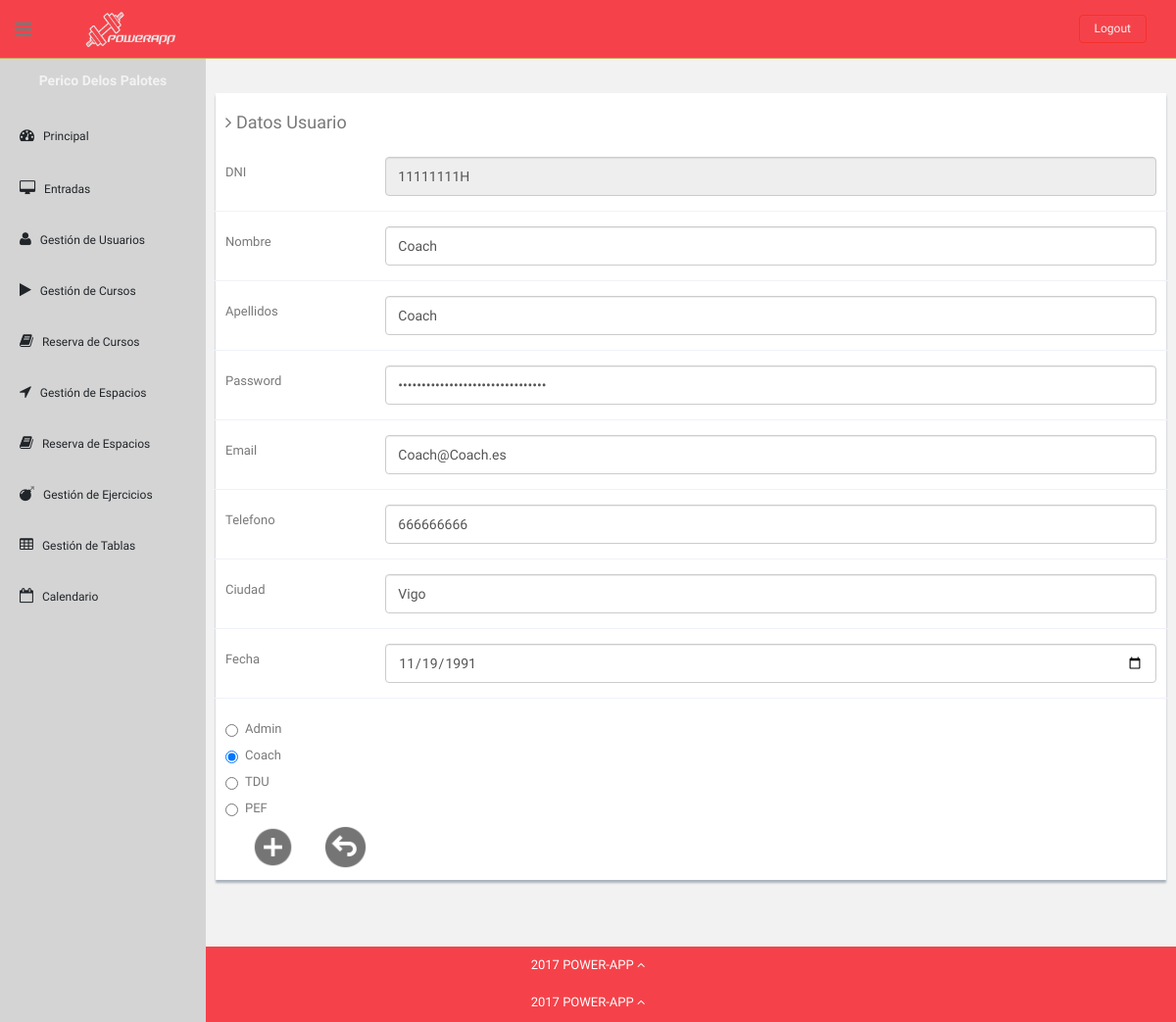
Screenshot of /Controllers/formLoader.php?DNI=11111111H&form=userEdit (signed in) with the database file from the repository.
### tables this page shows
CREATE TABLE UsersGym (
    DNI varchar(9) NOT NULL,
    UserType ENUM('ADMIN', 'COACH', 'TDU', 'PEF') NOT NULL,
    PasswordHash char(32) NOT NULL,
    FirstName varchar(50) NOT NULL,
    LastName varchar(80),
    Email varchar(255),
    Telephone int(9),
    City varchar(255),
	Birthdate date,

    PRIMARY KEY (DNI)
);

### Models/User.php (called while the page is built, shortened)
<?php
class User
{
	private $DNI;
    private $UserType;
    private $PasswordHash;
    private $FirstName;
    private $LastName;
    private $Email;
    private $Telephone;
    private $City;
    private $Birthdate;
    public function __construct($DNI)
    {
        $this->DNI = $DNI;
    }
    public function loadDataAssoc($dataArray)
    {
        $this->UserType = $dataArray['UserType'];
        $this->PasswordHash = $dataArray['PasswordHash'];
        $this->FirstName = $dataArray['FirstName'];
        $this->LastName = $dataArray['LastName'];
        $this->Email = $dataArray['Email'];
        $this->Telephone = $dataArray['Telephone'];
        $this->City = $dataArray['City'];
        $this->Birthdate = $dataArray['Birthdate'];
    }
    public function getDNI():string
    {
        return $this->DNI;
    }
    public function getUserType():string
    {
        return $this->UserType;
    }
    public function getPasswordHash():string
    {
        return $this->PasswordHash;
    }
    public function getFirstName():string
    {
        return $this->FirstName;
    }
    public function getLastName():string
    {
        return $this->LastName;
    }
    public function getEmail():string
    {
        return $this->Email;
    }
    public function getTelephone()
    {
        return $this->Telephone;
    }
    public function getCity():string
    {
        return $this->City;
    }
    public function getBirthdate()
    {
        return $this->Birthdate;
    }
}
 ?>

### Models/UsersModel.php (called while the page is built, shortened)
<?php
class UserDAO
{
    private $DBLink;
    private $serverName ="localhost";
    private $userName = "admin";
    private $passWord = "admin";
    private $DBName = "powerAppDB";
	function __construct(){
	    $this->DBLink =  new mysqli($this->serverName,$this->userName,$this->passWord,$this->DBName);
    }
    function get(User $user){
        $statement = $this->DBLink->prepare("SELECT * FROM UsersGym WHERE DNI=?");
        $DNI = $user->getDNI();
        $statement->bind_param("s",$DNI);
        if(!$statement->execute()) {
            return "Falló la ejecución: (" . $statement->errno . ") " . $statement->error;
        }else{
            $result = $statement->get_result();
            return "ok";
        }
    }
}
?>

### Views/userEditView.php (the view, shortened to what this page needs)
<?php
class userEditView
{
    function __construct(User $user)
    {
        $this->user = $user;
        $this->render();
    }
    function render()
    {
?>
        <div class="row mt">
            <div class="col-lg-12">
                <div class="form-panel">
                    <h4 class="mb">
                        <i class="fa fa-angle-right"></i>
                        Datos Usuario
                    </h4>
            <form class="form-horizontal style-form" method="post" action="../Controllers/UserActionController.php?action=EDIT">
                <div class="form-group">
                    <label class="col-sm-2 col-sm-2 control-label">DNI</label>
                        <div class="col-sm-10">
                            <input type="text" class="form-control" name="DNI" value="<?php echo $this->user->getDNI(); ?>" readonly>
                        </div>
                </div>
                <div class="form-group">
                    <label class="col-sm-2 col-sm-2 control-label">Nombre</label>
                    <div class="col-sm-10">
                        <input type="text" class="form-control" name="FirstName" value="<?php echo $this->user->getFirstName(); ?>">
                    </div>
                </div>
                <div class="form-group">
                    <label class="col-sm-2 col-sm-2 control-label">Apellidos</label>
                    <div class="col-sm-10">
                        <input type="text" class="form-control" name="LastName" value="<?php echo $this->user->getLastName() ?>">
                    </div>
                </div>
                <div class="form-group">
                    <label class="col-sm-2 col-sm-2 control-label">Password</label>
                    <div class="col-sm-10">
                        <input type="password"  class="form-control" placeholder="" name="PasswordHash" value="<?php echo $this->user->getPasswordHash()?>">
                    </div>
                </div>
                <div class="form-group">
                    <label class="col-sm-2 col-sm-2 control-label">Email</label>
                    <div class="col-sm-10">
                        <input type="text" class="form-control" name="Email" value="<?php echo $this->user->getEmail() ?>">
                    </div>
                </div>
                <div class="form-group">
                    <label class="col-sm-2 col-sm-2 control-label">Telefono</label>
                    <div class="col-sm-10">
                        <input type="text" class="form-control" name="Telephone" value="<?php echo $this->user->getTelephone() ?>">
                    </div>
                </div>
                <div class="form-group">
                    <label class="col-sm-2 col-sm-2 control-label">Ciudad</label>
                    <div class="col-sm-10">
                        <input type="text" class="form-control" name="City" value="<?php echo $this->user->getCity() ?>">
                    </div>
                </div>
                <div class="form-group">
                    <label class="col-sm-2 col-sm-2 control-label">Fecha</label>
                    <div class="col-sm-10">
                        <input type="date" class="form-control" name="Birthdate" value="<?php echo $this->user->getBirthdate() ?>">
                    </div>
                </div>
                <div class="radio">
                    <label>
                    <input type="radio" name="UserType" id="optionsRadios1" value="ADMIN" <?php if ($this->user->getUserType()=='ADMIN')
    {
                    echo "checked";
    } ?>>
                    Admin
                    </label>
                </div>
            <div class="radio">
                <label>
                <input type="radio" name="UserType" id="optionsRadios2"
                       value="COACH" <?php if ($this->user->getUserType() == 'COACH') {
                    echo "checked";
                } ?>>
                Coach
                </label>
            </div>
            <div class="radio">
                <label>
                    <input type="radio" name="UserType" id="optionsRadios3"
                       value="TDU" <?php if ($this->user->getUserType() == 'TDU') {
                    echo "checked";
                } ?>>
                TDU
                </label>
            </div>
            <div class="radio">
                <label>
                <input type="radio" name="UserType" id="optionsRadios4"
                       value="PEF" <?php if ($this->user->getUserType() == 'PEF') {
                    echo "checked";
                } ?>>
                PEF
                </label>
            </div>
                <button class="submit" type="submit"><img src="../Templates/img2/add.png"></button>
                <a class="submit" href="../Controllers/UserShowAllController.php"><img src="../Templates/img2/atras.png"></a>
            </form>
<?php
    }
}
?>

### Templates/css2/style2.css (style rules this page uses)
body { color: #797979; background: #f2f2f2; font-family: 'Ruda', sans-serif; padding: 0px !important; margin: 0px !important; font-size:13px; }
ul li { list-style: none; }
a, a:hover, a:focus { text-decoration: none; outline: none; }
#container { width: 100%; height: 100%; }
.centered { text-align: center; }
.mt { margin-top: 25px; }
.mb { margin-bottom: 25px; }
ul.top-menu > li > .logout { color: #f2f2f2; font-size: 12px; border-radius: 4px; -webkit-border-radius: 4px; border: 1px solid #F5302E !important; padding: 5px 15px; margin-right: 15px; background: #F5424A; margin-top: 15px; }
#sidebar { width: 210px; height: 100%; position: fixed; background: #d4d4d4; }
#sidebar h5 { color: #f2f2f2; font-weight: 700; }
#sidebar ul li { position: relative; }
ul.sidebar-menu , ul.sidebar-menu li ul.sub { margin: -2px 0 0; padding: 0; }
ul.sidebar-menu { margin-top: 75px; }
ul.sidebar-menu li { margin-bottom: 5px; margin-left:10px; margin-right:10px; }
ul.sidebar-menu li.sub-menu { line-height: 15px; }
ul.sidebar-menu li a span { display: inline-block; }
ul.sidebar-menu li a { color: #212529; text-decoration: none; display: block; padding: 15px 0 15px 10px; font-size: 12px; outline: none; -webkit-transition: all 0.3s ease; -moz-transition: all 0.3s ease; -o-transition: all 0.3s ease; -ms-transition: all 0.3s ease; transition: all 0.3s ease; }
ul.sidebar-menu li a i { font-size: 15px; padding-right: 6px; }
#main-content { margin-left: 210px; }
.header, .footer { min-height: 60px; padding: 0 15px; }
.header { position: fixed; left: 0; right: 0; z-index: 1002; }
.black-bg { background: #F5424A; border-bottom: 1px solid #c9aa5f; }
.wrapper { display: inline-block; margin-top: 60px; padding-left: 15px; padding-right: 15px; padding-bottom: 15px; padding-top: 0; width: 100%; }
a.logo { font-size: 20px; color: #ffffff; float: left; margin-top: 10px; text-transform: uppercase; }
#top_menu .nav > li, ul.top-menu > li { float: left; }
ul.top-menu > li > a { color: #666666; font-size: 16px; border-radius: 4px; -webkit-border-radius: 4px; border:1px solid #666666 !important; padding: 2px 6px; margin-right: 15px; }
.sidebar-toggle-box { float: left; padding-right: 15px; margin-top: 20px; }
.sidebar-toggle-box .fa-bars { cursor: pointer; display: inline-block; font-size: 20px; }
.form-panel { background: #ffffff; margin: 10px; padding: 10px; box-shadow: 0px 3px 2px #aab2bd; text-align: left; }
label { font-weight: 400; }
.form-horizontal.style-form .form-group { border-bottom: 1px solid #eff2f7; padding-bottom: 15px; margin-bottom: 15px; }
@media (min-width: 768px) { .form-horizontal .control-label { text-align: left; } }
.site-footer { background: #F5424A; color: #fff; padding: 10px 0; }
.site-min-height { min-height: 900px; }
.submit { border: none; background: none; }
.submit img { margin-top: 5px; margin-left: 20px; width: 45px; height: 45px; }

### rows the page displays
usersgym: DNI "11111111H", FirstName "Coach", LastName "Coach", Email "Coach@Coach.es", Telephone "666666666", City "Vigo", Birthdate "11/19/1991", UserType "☐ Admin", UserType "☑ Coach", UserType "☐ TDU", UserType "☐ PEF"
